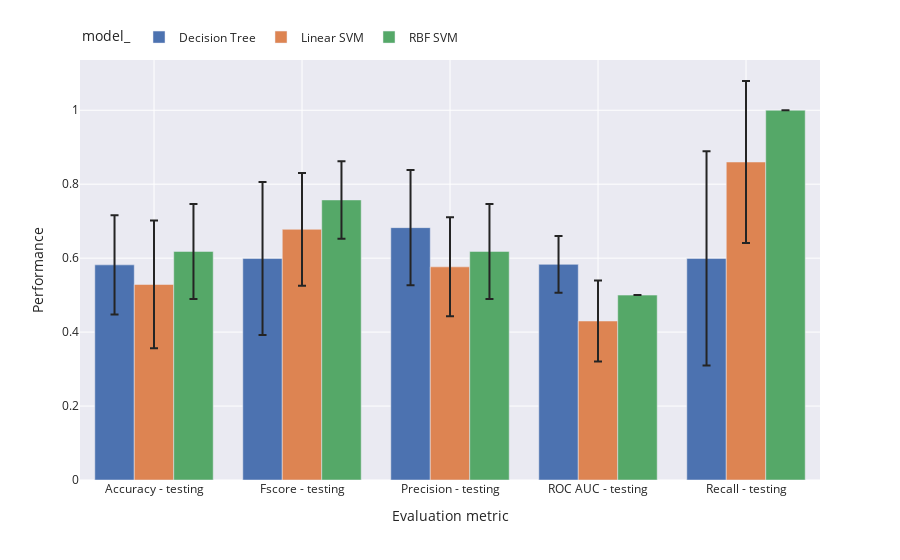

Write notebook code for a chart like this one.
### Code cell
import plotly.express as px

results = pd.DataFrame(storage)

top_three = ['RBF SVM', 'Linear SVM', 'Decision Tree']

results = results[results.model.isin(top_three)]

results_agg = results.groupby(['metric', 'model']).agg({'value':['mean', 'std']}).reset_index()
results_agg.columns = list(map('_'.join, results_agg.columns.values))

px.bar(results_agg, #.sort_values(['metric_', 'value_mean'], ascending=[True, False]),
       x='metric_', y='value_mean', color='model_', error_y='value_std', barmode='group') \
       .update_layout(legend=top_h_legend, xaxis_title='Evaluation metric', yaxis_title='Performance')

### Figure 1 — Plotly figure (JSON) as saved in the notebook; plotly's stock layout.template omitted (floating-point values rounded to 4 significant figures)
{"data": [{"alignmentgroup": "True", "error_y": {"array": [0.1341, 0.2066, 0.1555, 0.07685, 0.2897]}, "hovertemplate": "model_=Decision Tree<br>metric_=%{x}<br>value_mean=%{y}<extra></extra>", "legendgroup": "Decision Tree", "marker": {"color": "rgb(76,114,176)", "pattern": {"shape": ""}}, "name": "Decision Tree", "offsetgroup": "Decision Tree", "orientation": "v", "showlegend": true, "textposition": "auto", "type": "bar", "x": ["Accuracy - testing", "Fscore - testing", "Precision - testing", "ROC AUC - testing", "Recall - testing"], "xaxis": "x", "y": [0.5818, 0.599, 0.6825, 0.5832, 0.5993], "yaxis": "y"}, {"alignmentgroup": "True", "error_y": {"array": [0.1728, 0.1524, 0.1339, 0.1095, 0.2191]}, "hovertemplate": "model_=Linear SVM<br>metric_=%{x}<br>value_mean=%{y}<extra></extra>", "legendgroup": "Linear SVM", "marker": {"color": "rgb(221,132,82)", "pattern": {"shape": ""}}, "name": "Linear SVM", "offsetgroup": "Linear SVM", "orientation": "v", "showlegend": true, "textposition": "auto", "type": "bar", "x": ["Accuracy - testing", "Fscore - testing", "Precision - testing", "ROC AUC - testing", "Recall - testing"], "xaxis": "x", "y": [0.5288, 0.678, 0.5764, 0.43, 0.86], "yaxis": "y"}, {"alignmentgroup": "True", "error_y": {"array": [0.1284, 0.1046, 0.1284, 0, 0]}, "hovertemplate": "model_=RBF SVM<br>metric_=%{x}<br>value_mean=%{y}<extra></extra>", "legendgroup": "RBF SVM", "marker": {"color": "rgb(85,168,104)", "pattern": {"shape": ""}}, "name": "RBF SVM", "offsetgroup": "RBF SVM", "orientation": "v", "showlegend": true, "textposition": "auto", "type": "bar", "x": ["Accuracy - testing", "Fscore - testing", "Precision - testing", "ROC AUC - testing", "Recall - testing"], "xaxis": "x", "y": [0.6182, 0.7574, 0.6182, 0.5, 1], "yaxis": "y"}], "layout": {"barmode": "group", "legend": {"orientation": "h", "title": {"text": "model_"}, "tracegroupgap": 0, "y": 1.02, "yanchor": "bottom"}, "margin": {"t": 60}, "xaxis": {"anchor": "y", "domain": [0, 1], "title": {"text": "Evaluation metric"}}, "yaxis": {"anchor": "x", "domain": [0, 1], "title": {"text": "Performance"}}}}
